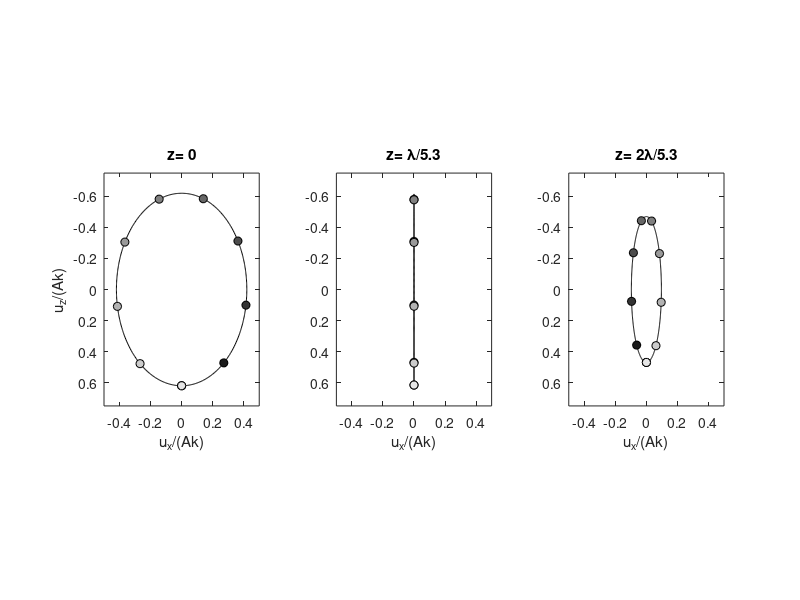

Write MATLAB code to recreate this figure. (Note: this script raises an error after producing the figure.)
function rayleigh1
% RAYLEIGH1
%
% Plots Rayleigh-wave particle motion with depth;
% particle motion for amplitude coefficient A=1.
%
% Last modified by fjsimons-at-alum.mit.edu, 04/11/2017

% Rayleigh-wave period [s]
T=50;
% Rayleigh-wave phase speed  [m/s]
c=4500; 

% Angular frequency
omega=2*pi/T;
% Wavenumber from the dispersion relation
k=omega/c;

ah(1)=subplot(131);
% AT THE SURFACE
z=0;
[ux,uz]=partmot(z,T,c);
plot(ux,uz,'k'); axis equal ; axis([-0.5 0.5 -0.75 0.75]) 
markers(ux,uz)
title('z= 0')
xlabel('u_x/(Ak)')
ylabel('u_z/(Ak)')

ah(2)=subplot(132);
% AT THE DEPTH WHERE THE PARTICLE MOTION BECOMES LINEAR
z=2*pi/k/5.3;
[ux,uz]=partmot(z,T,c);
plot(ux,uz,'k'); axis equal; axis([-0.5 0.5 -0.75 0.75]) 
markers(ux,uz)
title('z= \lambda/5.3')
xlabel('u_x/(Ak)')

ah(3)=subplot(133);
% AT TWICE THE DEPTH WHERE THE PARTICLE MOTION BECOMES LINEAR
z=2*pi/k/5.3*2;
[ux,uz]=partmot(z,T,c);
plot(ux,uz,'k');  axis equal; axis([-0.5 0.5 -0.75 0.75]) 
markers(ux,uz)
title('z= 2\lambda/5.3')
xlabel('u_x/(Ak)')

% Cosmetics
set(ah,'ydir','rev')
nolabels(ah(2:3),2)
figc
ah(4)=axes('Position',[0.3 0.2 0.4 0.04]);
markers([1:10]/10,repmat(0,1,10))
nolabels(ah(4),2)
noticks(ah(4),2)
set(ah(4),'ycolor',[1 1 1],'XTick',[1:10]/10,'xlim',[1 10]/10)
xlabel('Normalized time')
axisc
serre(ah(1:3),1/3,'across')
figc
moveh(ah(4),0.05)

% Final printing
fig2print(gcf,'landscape')

% Particle motion for a single period, see RAYLEIGH2
function [ux,uz]=partmot(z,T,c);
omega=2*pi./T;
k=omega/c;
t=0:0.1:T;
ddux=exp(-z*k*0.85)-0.58*exp(-z*k*0.39);
dduz=-0.85*exp(-z*k*0.85)+1.47*exp(-z*k*0.39);
x=0;
ux=-sin(k*x-omega.*t)*ddux;
uz=cos(k*x-omega.*t)*dduz;

% Markered plot
function markers(ux,uz)
hold on
windm=10;
wind=ceil(linspace(1,length(ux),windm));
for index=1:windm
  pm(index)=plot(ux(wind(index)),uz(wind(index)),'o');
  set(pm(index),'MarkerE','k','MarkerF',[1 1 1]*(index-1)/windm)
end
hold off

% TO FIGURE OUT c=0.92\beta
%r=0:0.001:1;
%R1=1/2.*(r.^2-2)./sqrt(1-r.^2/3);
%R2=-sqrt(1-r.^2)./(1-r.^2/2);
%plot(r,R1)
%hold on
%plot(r,R2)
%clf
%plot(r,R1-R2)
%clf

